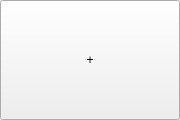
<?xml version="1.0" encoding="UTF-8"?>
<ui version="4.0">
 <class>NewMapButton</class>
 <widget class="QToolButton" name="NewMapButton">
  <property name="geometry">
   <rect>
    <x>0</x>
    <y>0</y>
    <width>180</width>
    <height>120</height>
   </rect>
  </property>
  <property name="minimumSize">
   <size>
    <width>180</width>
    <height>120</height>
   </size>
  </property>
  <property name="windowTitle">
   <string>NewMapButton</string>
  </property>
  <property name="styleSheet">
   <string notr="true">font: 64pt &quot;黑体&quot;;</string>
  </property>
  <property name="text">
   <string>+</string>
  </property>
 </widget>
 <layoutdefault spacing="6" margin="11"/>
 <resources/>
 <connections/>
</ui>
